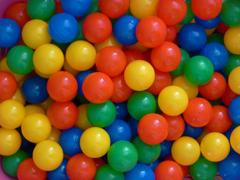
//> input picture K-means/balls.jpg, 240 x 180 px
$ ./kmeans balls.jpg 3   (built with g++ and OpenCV 4)
//> lines starting //> are read from the running program, lines starting //| are printed output that depends on the picture; after the words box and inside, x2 and y2 are one past the last pixel; in counts of white or black regions, pixels touching at a corner belong together
#include <iostream>
#include <opencv2/opencv.hpp>
#include <ctime>

using namespace std;
using namespace cv;

struct Cluster{
    int n;
    Vec3b mean;
    Vec3f sum;
};

Mat Kmeans(Mat, int);
int AssignPixel(Mat, Mat, vector<Cluster>&);
float EuclideanDistance(Vec3b, Vec3b);
void MeanRecompute(vector<Cluster>&);

int main(int argc, char **argv){

    /*
    argv[1] -> input image
    argv[2] -> number of clusters
    */

    Mat img = imread(argv[1]);
//> img is the input picture: 180 rows x 240 cols, CV_8UC3; mean B, G, R 45.5, 82.8, 118.5
    int k   = atoi(argv[2]);
//> k = 3

    if(img.empty()){
        cerr<<"Input image failed!"<<endl;
        return -1;
    }

    String win = "Original Image";
    namedWindow(win, 0);
    imshow(win, img);
    waitKey(0);

    Mat out;
    out = Kmeans(img, k);
//> in Kmeans, `Mat out = Mat(img.rows, img.cols, CV_8U, Scalar(k+1));`: out: 180 rows x 240 cols, CV_8UC1; every value is 4
//> the loop in Kmeans, `for(int i=0; i<k; i++)` made 3 passes
//> in.mean on passes 1 to 3: [26, 57, 202], [0, 55, 184], [10, 44, 204]

    String winKmeans = "Image after KMEANS";
    namedWindow(winKmeans, 0);
    imshow(winKmeans, out);
    waitKey(0);

    return 0;
}

float EuclideanDistance(Vec3b p1, Vec3b p2){

    return sqrt( pow(p1[0]-p2[0],2) +
                 pow(p1[1]-p2[1],2) +
                 pow(p1[2]-p2[2],2) );
}

int AssignPixel(Mat img, Mat out, vector<Cluster>& c){

    int cont = 0;

    for(int y=0; y<img.rows; y++)
        for(int x=0; x<img.cols; x++){
            float distMin = 450;
            int indexMin;
            for(int k=0; k<c.size(); k++){
                float dist = EuclideanDistance(img.at<Vec3b>(y,x), c[k].mean);
                if(dist<distMin){
                    distMin=dist;
                    indexMin = k;
                }
            }
            if(indexMin!= out.at<uchar>(y,x)){
                cont++;
            }
            out.at<uchar>(y,x) = indexMin;
            c[indexMin].n++;
            for(int m=0; m<3; m++) c[indexMin].sum[m]+= img.at<Vec3b>(y,x)[m];

        }
//> this loop made 180 passes
//> cont on passes 1 to 3: 240, 480, 720
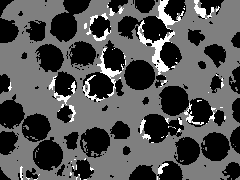
//> out: 180 rows x 240 cols, CV_8UC1; min 0, max 2, mean 0.652; drawn with min black and max white
//> after the loop, cont = 43200

    return cont;
}


void MeanRecompute(vector<Cluster>& c){

    for(int i=0; i<c.size(); i++){
        for(int m=0; m<3; m++) c[i].mean[m] = c[i].sum[m]/c[i].n;
        for(int m=0; m<3; m++) c[i].sum[m] = 0;
        c[i].n = 0;

    }

}

Mat Kmeans(Mat img, int k){

    srand(time(NULL));
    vector<Cluster> c;
    Mat out = Mat(img.rows, img.cols, CV_8U, Scalar(k+1));

    for(int i=0; i<k; i++){
        int y = rand()%img.rows;
        int x = rand()%img.cols;

        Cluster in;
        in.mean = img.at<Vec3b>(y,x);
        in.n=0;
        in.sum = Vec3f(0,0,0);
        c.push_back(in);
        }

    AssignPixel(img, out, c);
    MeanRecompute(c);

    int conta = 0;
    do{
    conta = AssignPixel(img, out, c);
    MeanRecompute(c);

    }while(conta > (img.rows * img.cols) * 0.001 );
//> this loop made 8 passes
//> conta on passes 1 to 8: 15710, 3343, 1156, 353, 151, 53, 51, 0
//> pass 1, in Kmeans, `conta = AssignPixel(img, out, c);`:
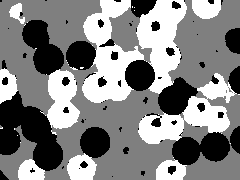
//> out: 180 rows x 240 cols, CV_8UC1; min 0, max 2, mean 1.03; drawn with min black and max white
//> pass 2, in Kmeans, `conta = AssignPixel(img, out, c);`:
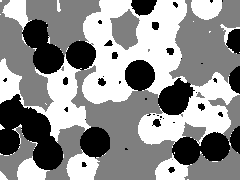
//> out: 180 rows x 240 cols, CV_8UC1; 7.74% of pixels changed, all inside (x1, y1, x2, y2) = (0, 0, 240, 180); drawn with min black and max white
//> pass 3, in Kmeans, `conta = AssignPixel(img, out, c);`:
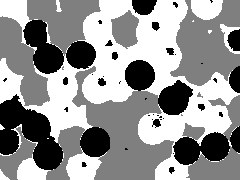
//> out: 180 rows x 240 cols, CV_8UC1; 2.68% of pixels changed, all inside (x1, y1, x2, y2) = (0, 0, 240, 180); drawn with min black and max white
//> after the loop:
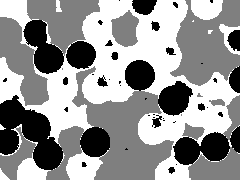
//> out: 180 rows x 240 cols, CV_8UC1; 1.38% of pixels changed, all inside (x1, y1, x2, y2) = (0, 0, 240, 180); drawn with min black and max white

    Mat outRGB = Mat(img.rows, img.cols, CV_8UC3);

    for(int y=0; y<img.rows; y++)
        for(int x=0; x<img.cols; x++){
            int indice = out.at<uchar>(y,x);
            outRGB.at<Vec3b>(y,x) = c[indice].mean;
        }
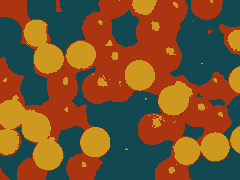
//> outRGB: 180 rows x 240 cols, CV_8UC3; mean B, G, R 44.8, 82.2, 118.2

    return outRGB;
}
